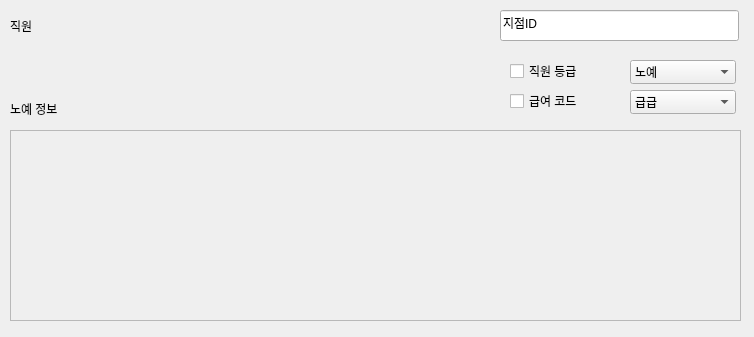
<?xml version="1.0" encoding="UTF-8"?>
<ui version="4.0">
 <class>Dialog</class>
 <widget class="QDialog" name="Dialog">
  <property name="geometry">
   <rect>
    <x>0</x>
    <y>0</y>
    <width>754</width>
    <height>337</height>
   </rect>
  </property>
  <property name="windowTitle">
   <string>Dialog</string>
  </property>
  <widget class="QComboBox" name="comboBox">
   <property name="geometry">
    <rect>
     <x>630</x>
     <y>60</y>
     <width>106</width>
     <height>24</height>
    </rect>
   </property>
   <item>
    <property name="text">
     <string>노예</string>
    </property>
   </item>
   <item>
    <property name="text">
     <string>주인</string>
    </property>
   </item>
  </widget>
  <widget class="QCheckBox" name="checkBox_2">
   <property name="enabled">
    <bool>true</bool>
   </property>
   <property name="geometry">
    <rect>
     <x>510</x>
     <y>60</y>
     <width>116</width>
     <height>22</height>
    </rect>
   </property>
   <property name="text">
    <string>직원 등급</string>
   </property>
  </widget>
  <widget class="QScrollArea" name="scrollArea">
   <property name="geometry">
    <rect>
     <x>10</x>
     <y>130</y>
     <width>731</width>
     <height>191</height>
    </rect>
   </property>
   <property name="widgetResizable">
    <bool>true</bool>
   </property>
   <widget class="QWidget" name="scrollAreaWidgetContents_4">
    <property name="geometry">
     <rect>
      <x>0</x>
      <y>0</y>
      <width>729</width>
      <height>189</height>
     </rect>
    </property>
    <widget class="QWidget" name="gridLayoutWidget">
     <property name="geometry">
      <rect>
       <x>0</x>
       <y>0</y>
       <width>731</width>
       <height>191</height>
      </rect>
     </property>
     <layout class="QGridLayout" name="gridLayout"/>
    </widget>
   </widget>
  </widget>
  <widget class="QLabel" name="label_10">
   <property name="geometry">
    <rect>
     <x>10</x>
     <y>100</y>
     <width>91</width>
     <height>18</height>
    </rect>
   </property>
   <property name="text">
    <string>노예 정보</string>
   </property>
  </widget>
  <widget class="QWidget" name="horizontalLayoutWidget">
   <property name="geometry">
    <rect>
     <x>10</x>
     <y>10</y>
     <width>481</width>
     <height>31</height>
    </rect>
   </property>
   <layout class="QHBoxLayout" name="horizontalLayout_6">
    <item>
     <widget class="QLabel" name="label_4">
      <property name="text">
       <string>직원</string>
      </property>
     </widget>
    </item>
   </layout>
  </widget>
  <widget class="QCheckBox" name="checkBox">
   <property name="geometry">
    <rect>
     <x>510</x>
     <y>90</y>
     <width>116</width>
     <height>22</height>
    </rect>
   </property>
   <property name="text">
    <string>급여 코드</string>
   </property>
  </widget>
  <widget class="QComboBox" name="comboBox_3">
   <property name="geometry">
    <rect>
     <x>630</x>
     <y>90</y>
     <width>106</width>
     <height>24</height>
    </rect>
   </property>
   <item>
    <property name="text">
     <string>급급</string>
    </property>
   </item>
  </widget>
  <widget class="QLineEdit" name="lineEdit_5">
   <property name="enabled">
    <bool>true</bool>
   </property>
   <property name="geometry">
    <rect>
     <x>500</x>
     <y>10</y>
     <width>239</width>
     <height>31</height>
    </rect>
   </property>
   <property name="text">
    <string>지점ID</string>
   </property>
  </widget>
 </widget>
 <resources/>
 <connections/>
</ui>
